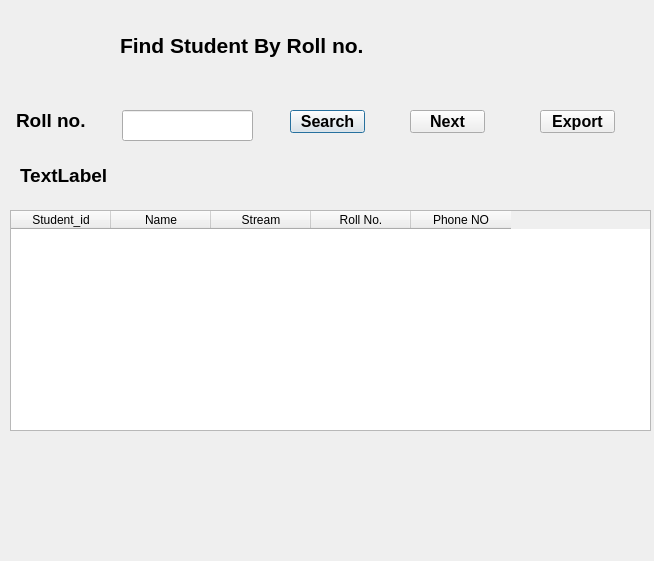
<?xml version="1.0" encoding="UTF-8"?>
<ui version="4.0">
 <class>rep_find_rollno</class>
 <widget class="QDialog" name="rep_find_rollno">
  <property name="geometry">
   <rect>
    <x>0</x>
    <y>0</y>
    <width>654</width>
    <height>561</height>
   </rect>
  </property>
  <property name="windowTitle">
   <string>Find student by roll no</string>
  </property>
  <widget class="QLabel" name="label">
   <property name="geometry">
    <rect>
     <x>120</x>
     <y>30</y>
     <width>271</width>
     <height>31</height>
    </rect>
   </property>
   <property name="font">
    <font>
     <pointsize>16</pointsize>
     <weight>75</weight>
     <bold>true</bold>
    </font>
   </property>
   <property name="text">
    <string>Find Student By Roll no.</string>
   </property>
  </widget>
  <widget class="QLabel" name="label_2">
   <property name="geometry">
    <rect>
     <x>16</x>
     <y>110</y>
     <width>91</width>
     <height>21</height>
    </rect>
   </property>
   <property name="font">
    <font>
     <pointsize>14</pointsize>
     <weight>75</weight>
     <bold>true</bold>
    </font>
   </property>
   <property name="text">
    <string>Roll no.</string>
   </property>
  </widget>
  <widget class="QLineEdit" name="txt_roll">
   <property name="geometry">
    <rect>
     <x>122</x>
     <y>110</y>
     <width>131</width>
     <height>31</height>
    </rect>
   </property>
  </widget>
  <widget class="QPushButton" name="btn_search">
   <property name="geometry">
    <rect>
     <x>290</x>
     <y>110</y>
     <width>75</width>
     <height>23</height>
    </rect>
   </property>
   <property name="font">
    <font>
     <pointsize>12</pointsize>
     <weight>75</weight>
     <bold>true</bold>
    </font>
   </property>
   <property name="text">
    <string>Search</string>
   </property>
  </widget>
  <widget class="QPushButton" name="btn_next">
   <property name="geometry">
    <rect>
     <x>410</x>
     <y>110</y>
     <width>75</width>
     <height>23</height>
    </rect>
   </property>
   <property name="font">
    <font>
     <pointsize>12</pointsize>
     <weight>75</weight>
     <bold>true</bold>
    </font>
   </property>
   <property name="text">
    <string>Next</string>
   </property>
  </widget>
  <widget class="QPushButton" name="btn_export">
   <property name="geometry">
    <rect>
     <x>540</x>
     <y>110</y>
     <width>75</width>
     <height>23</height>
    </rect>
   </property>
   <property name="font">
    <font>
     <pointsize>12</pointsize>
     <weight>75</weight>
     <bold>true</bold>
    </font>
   </property>
   <property name="text">
    <string>Export</string>
   </property>
  </widget>
  <widget class="QTableWidget" name="tbl_result">
   <property name="geometry">
    <rect>
     <x>10</x>
     <y>210</y>
     <width>641</width>
     <height>221</height>
    </rect>
   </property>
   <column>
    <property name="text">
     <string>Student_id</string>
    </property>
   </column>
   <column>
    <property name="text">
     <string>Name</string>
    </property>
   </column>
   <column>
    <property name="text">
     <string>Stream</string>
    </property>
   </column>
   <column>
    <property name="text">
     <string>Roll No.</string>
    </property>
   </column>
   <column>
    <property name="text">
     <string>Phone NO</string>
    </property>
   </column>
  </widget>
  <widget class="QLabel" name="lbl_msg">
   <property name="geometry">
    <rect>
     <x>20</x>
     <y>160</y>
     <width>611</width>
     <height>31</height>
    </rect>
   </property>
   <property name="font">
    <font>
     <pointsize>14</pointsize>
     <weight>75</weight>
     <bold>true</bold>
    </font>
   </property>
   <property name="text">
    <string>TextLabel</string>
   </property>
  </widget>
 </widget>
 <resources/>
 <connections/>
</ui>
